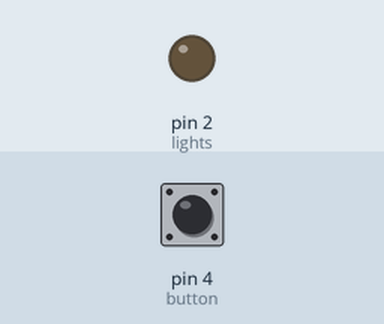
Recording of a sketch running on a simulated Arduino Uno, built with avr-gcc and run on an emulated ATmega328P. On the bench: output pins drawn as LEDs (lit = HIGH). The test bench sets the inputs (shaded band); at power-on: pin 4 (button) HIGH.

Above: at 1.2 s.
1.3 s: pin 4 (button) pulled LOW for 0.15 s
At 1.37 s:
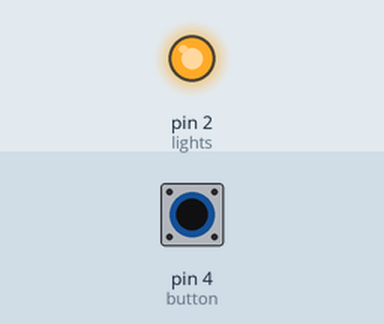
2.9 s: pin 4 (button) pulled LOW for 3.2 s
At 7.3 s:
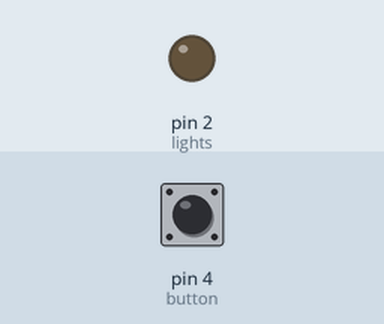
Timing chart, 0 to 8.8 s (numbered marks = the images above; inputs shaded):
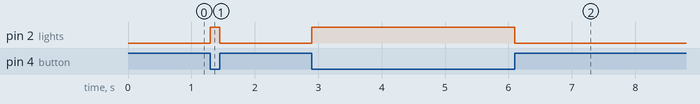

Measured:
- after the input at 1.3 s, pin 2 (lights): LOW → HIGH at once, → LOW 0.15 s later
- after the input at 2.9 s, pin 2 (lights): LOW → HIGH at once, → LOW 3.2 s later

The sketch:

Assignment_1_CONTROLLED_BLINK.ino
```cpp
const int button = 4 ;
const int lights = 2 ;
int buttonstate;


void setup()
{
pinMode(button,INPUT_PULLUP);
pinMode(lights,OUTPUT);
}
void loop(){
  buttonstate=digitalRead(button);
    if(buttonstate==HIGH)
  {
   digitalWrite(lights, LOW);
  delay(1);
  }
  else digitalWrite(lights, HIGH);
}
```
